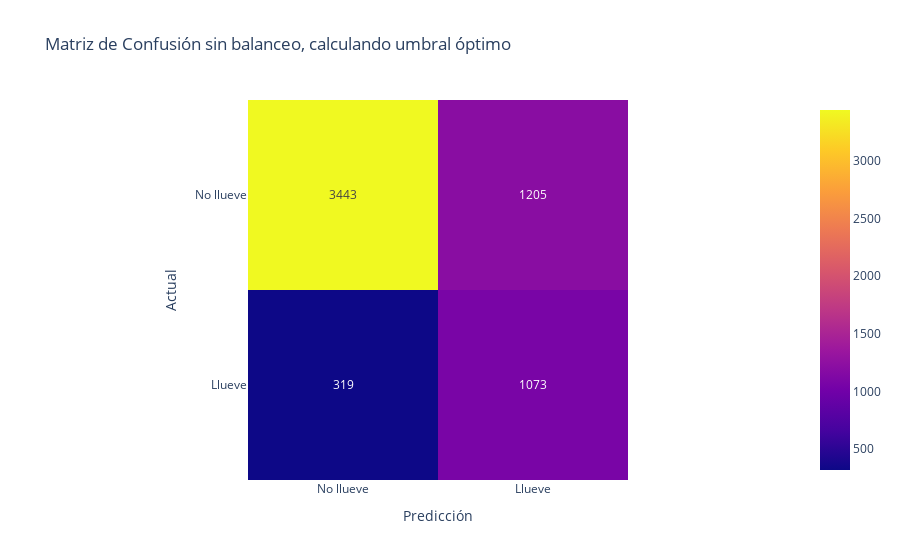

The notebook cell this image was saved under:
### Code cell
confusion_matrix_manual_model_optimal  = mostrar_resultados(
    y_test,y_pred_optimal,
    'Matriz de Confusión sin balanceo, calculando umbral óptimo')

confusion_matrix_manual_model_optimal

### Figure 1 — Plotly figure (JSON) as saved in the notebook; plotly's stock layout.template omitted (floating-point values rounded to 4 significant figures)
{"data": [{"coloraxis": "coloraxis", "hovertemplate": "Predicción: %{x}<br>Actual: %{y}<br>color: %{z}<extra></extra>", "name": "0", "texttemplate": "%{z}", "type": "heatmap", "x": ["No llueve", "Llueve"], "xaxis": "x", "y": ["No llueve", "Llueve"], "yaxis": "y", "z": [[3443, 1205], [319, 1073]]}], "layout": {"coloraxis": {"colorscale": [[0, "#0d0887"], [0.1111, "#46039f"], [0.2222, "#7201a8"], [0.3333, "#9c179e"], [0.4444, "#bd3786"], [0.5556, "#d8576b"], [0.6667, "#ed7953"], [0.7778, "#fb9f3a"], [0.8889, "#fdca26"], [1, "#f0f921"]]}, "title": {"text": "Matriz de Confusión sin balanceo, calculando umbral óptimo"}, "xaxis": {"anchor": "y", "constrain": "domain", "domain": [0, 1], "scaleanchor": "y", "title": {"text": "Predicción"}}, "yaxis": {"anchor": "x", "autorange": "reversed", "constrain": "domain", "domain": [0, 1], "title": {"text": "Actual"}}}}
